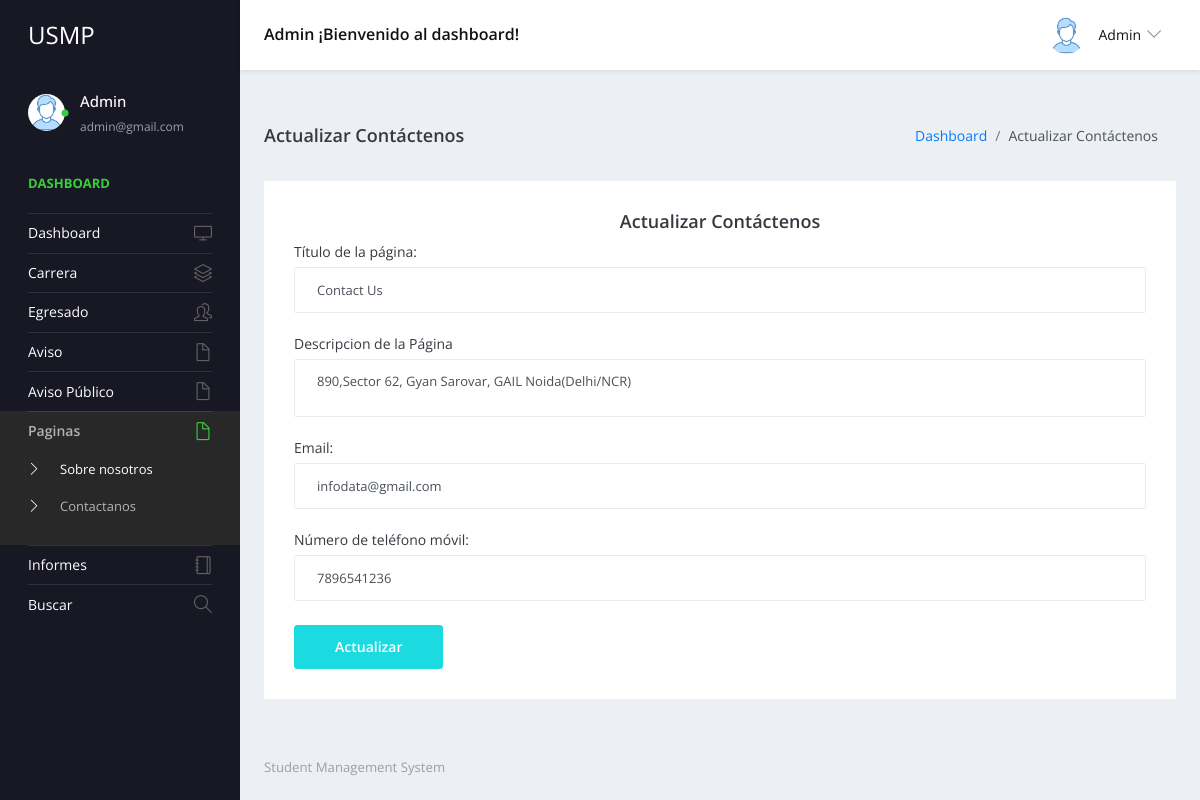
The page /studentms/admin/contact-us.php (signed in) on the database as committed earlier.
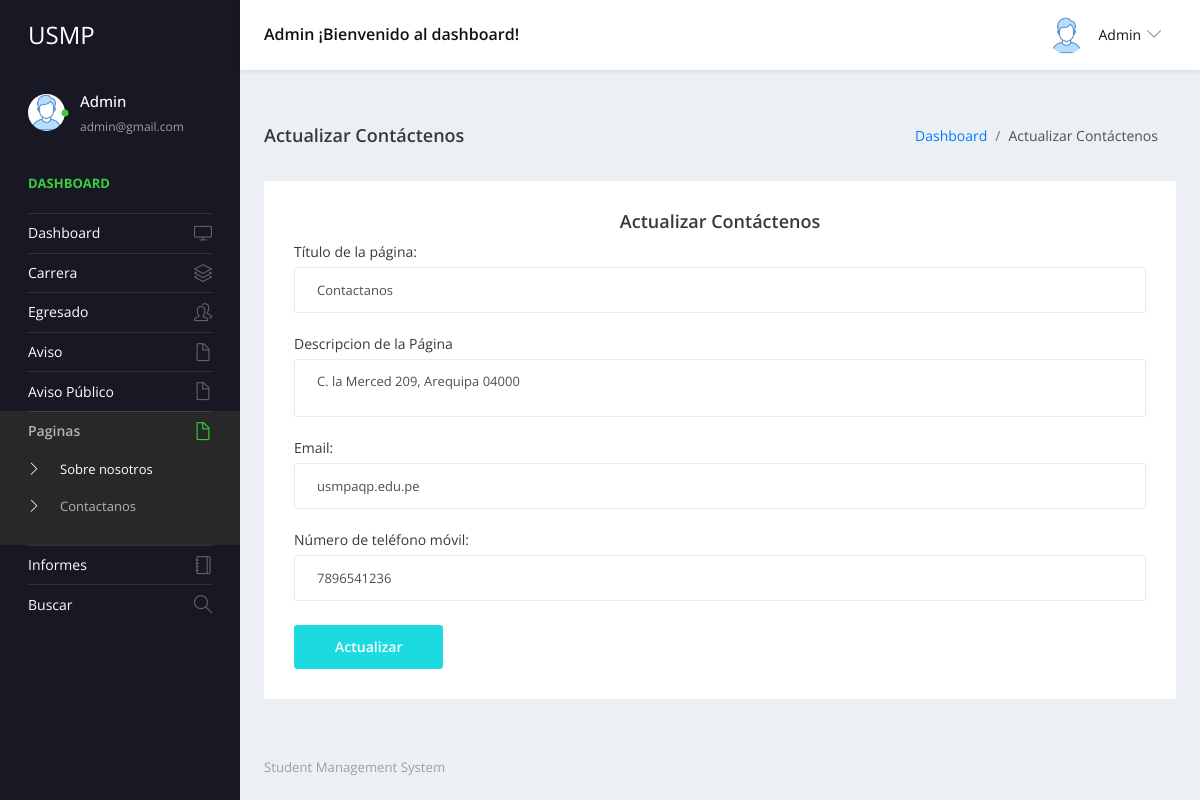
The same page on the database as committed later.
### tables this page shows
CREATE TABLE `tblpage` (
  `ID` int(10) NOT NULL,
  `PageType` varchar(200) DEFAULT NULL,
  `PageTitle` mediumtext DEFAULT NULL,
  `PageDescription` mediumtext DEFAULT NULL,
  `Email` varchar(200) DEFAULT NULL,
  `MobileNumber` bigint(10) DEFAULT NULL,
  `UpdationDate` date DEFAULT NULL
);

### studentms/admin/contact-us.php (the view, shortened to what this page needs)
<?php
include('includes/dbconnection.php');
if (strlen($_SESSION['sturecmsaid']==0)) {
  header('location:logout.php');
  } else{
  ?>
<!DOCTYPE html>
<html lang="en">
  <head>
    <link rel="stylesheet" href="vendors/simple-line-icons/css/simple-line-icons.css">
    <link rel="stylesheet" href="vendors/flag-icon-css/css/flag-icon.min.css">
    <link rel="stylesheet" href="vendors/css/vendor.bundle.base.css">
    <link rel="stylesheet" href="vendors/select2/select2.min.css">
    <link rel="stylesheet" href="vendors/select2-bootstrap-theme/select2-bootstrap.min.css">
    <link rel="stylesheet" href="css/style.css" />
  </head>
  <body>
    <div class="container-scroller">
     <?php include_once('includes/header.php');?>
      <div class="container-fluid page-body-wrapper">
      <?php include_once('includes/sidebar.php');?>
        <div class="main-panel">
          <div class="content-wrapper">
            <div class="page-header">
              <h3 class="page-title"> Actualizar Contáctenos </h3>
              <nav aria-label="breadcrumb">
                <ol class="breadcrumb">
                  <li class="breadcrumb-item"><a href="dashboard.php">Dashboard</a></li>
                  <li class="breadcrumb-item active" aria-current="page">Actualizar Contáctenos</li>
                </ol>
              </nav>
            </div>
            <div class="row">
              <div class="col-12 grid-margin stretch-card">
                <div class="card">
                  <div class="card-body">
                    <h4 class="card-title" style="text-align: center;">Actualizar Contáctenos</h4>
                    <form class="forms-sample" method="post">
                      <?php
$sql="SELECT * from  tblpage where PageType='contactus'";
$query = $dbh -> prepare($sql);
$query->execute();
$results=$query->fetchAll(PDO::FETCH_OBJ);
$cnt=1;
if($query->rowCount() > 0)
{
foreach($results as $row)
{               ?>
                      <div class="form-group">
                        <label for="exampleInputName1">Título de la página:</label>
                        <input type="text" name="pagetitle" value="<?php  echo $row->PageTitle;?>" class="form-control" required='true'>
                      </div>
                      <div class="form-group">
                        <label for="exampleInputName1">Descripcion de la Página</label>
                        <textarea type="text" name="pagedes" class="form-control" required='true'><?php  echo $row->PageDescription;?></textarea>
                      </div>
                      <div class="form-group">
                        <label for="exampleInputName1">Email:</label>
                        <input type="text" name="email" id="email" required="true" value="<?php  echo $row->Email;?>" class="form-control">
                      </div>
                      <div class="form-group">
                        <label for="exampleInputName1">Número de teléfono móvil:</label>
                        <input type="text" name="mobnum" id="mobnum" required="true" value="<?php  echo $row->MobileNumber;?>" class="form-control" maxlength="10" pattern="[0-9]+">
                      </div>
                      <?php $cnt=$cnt+1;}} ?>
                      <button type="submit" class="btn btn-primary mr-2" name="submit">Actualizar</button>
                    </form>
                  </div>
                </div>
              </div>
            </div>
          </div>
         <?php include_once('includes/footer.php');?>
        </div>
      </div>
    </div>
  </body>
</html><?php }  ?>

Rows that differ between the two databases and show on the page:
changed tblpage: pagetitle "Contact Us" → "Contactanos"; pagedes "890,Sector 62, Gyan Sarovar, GAIL Noida(Delhi/NCR)" → "C. la Merced 209, Arequipa 04000"; email "infodata@gmail.com" → "usmpaqp.edu.pe"
